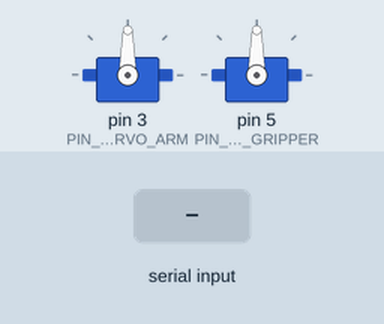
The sketch below on a simulated Arduino Uno, built with avr-gcc and run on an emulated ATmega328P. Parts: 2 × servo. Inputs (shaded band) come from the test bench. What the sketch prints to the serial monitor is not drawn.

Above: at 1.3 s.
1.4 s: "0\n" received over Serial
At 1.9 s:
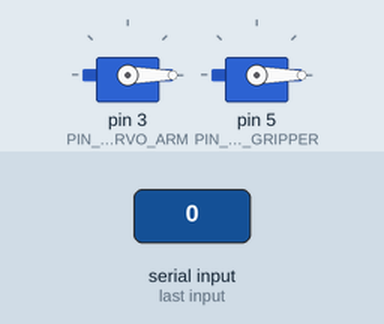
2.9 s: "30,150\n" received over Serial
At 3.2 s:
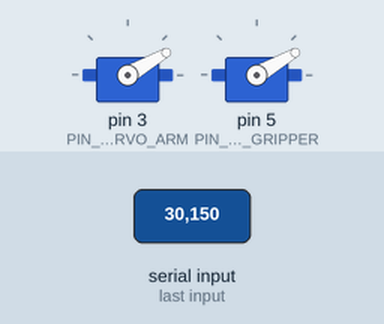
4.4 s: "90,45\n" received over Serial
At 5.5 s:
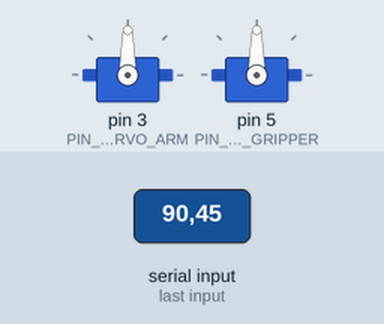
Timing chart, 0 to 7.4 s (numbered marks = the images above; inputs shaded):
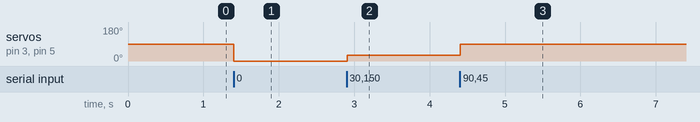

The sketch:

servo_zero_setup.ino
```cpp
/*
 * 서보모터 조립 기준(90도) 세팅 스케치
 * =====================================
 *
 * 로봇팔을 "조립하기 전"에 이 스케치를 업로드하세요.
 * 전원이 들어오면 서보를 모두 조립 기준값(90도)으로 돌려놓습니다.
 *
 * 사용 순서:
 *   1. 서보를 아래 핀에 연결한다. (아직 팔은 조립하지 않는다)
 *      - 관절 3개(어깨+팔꿈치+손목): 신호선을 묶어 D3에 연결
 *      - 집게: D5에 연결
 *   2. 이 스케치를 업로드한다. → 모든 서보가 90도로 이동한다.
 *   3. 서보가 90도인 상태에서 로봇팔을 조립한다.
 *      - 관절 3개: 팔이 밑판 기준 수직 1직선으로 선 자세가 되도록
 *      - 집게 서보: 수직이 되도록
 *   4. 조립 후 servo_angle_test.ino로 방향·각도를 확인하고,
 *      robot_arm_serial_example.ino를 업로드해서 사용한다.
 *
 * 각도 확인 기능:
 *   시리얼 모니터(9600, 줄바꿈 설정)에서 0~180 사이의 숫자를 입력하면
 *   모든 서보가 그 각도로 움직입니다. (90 입력 → 다시 조립 기준으로)
 *
 * ★★★ 전원 경고 ★★★
 *   서보는 외부 5V 전원으로 구동하고,
 *   외부 전원의 GND와 아두이노의 GND를 반드시 공통으로 연결하세요.
 *
 * ★ 주의 ★
 *   이미 조립된 팔에서 이 스케치를 실행하면 팔이 한 번에 90도(선 자세)로
 *   움직입니다. 주변에 손이나 물건이 없는지 확인한 뒤 전원을 연결하세요.
 */

#include <Servo.h>

// ------------------------------------------------ 핀 설정 (본 스케치와 동일)
const uint8_t PIN_SERVO_ARM     = 3;  // 관절 3개(어깨+팔꿈치+손목) 공통 신호
const uint8_t PIN_SERVO_GRIPPER = 5;  // 집게

// 조립 기준 각도. 관절 90도 = 팔이 수직 1직선으로 선 자세.
const uint8_t DEFAULT_ANGLE = 90;

Servo servoArm, servoGripper;

String inputBuffer = "";

void writeAll(uint8_t angle) {
  servoArm.write(angle);
  servoGripper.write(angle);
  Serial.print(F("모든 서보를 "));
  Serial.print(angle);
  Serial.println(F("도로 이동했습니다."));
}

void setup() {
  Serial.begin(9600);

  servoArm.attach(PIN_SERVO_ARM);
  servoGripper.attach(PIN_SERVO_GRIPPER);

  writeAll(DEFAULT_ANGLE);

  Serial.println(F("서보 조립 기준(90도) 세팅 완료. 이 상태에서 로봇팔을 조립하세요."));
  Serial.println(F("각도 확인: 시리얼 모니터에 0~180 숫자를 입력하면 모든 서보가 이동합니다."));
}

void loop() {
  while (Serial.available() > 0) {
    char received = (char)Serial.read();
    if (received == '\n' || received == '\r') {
      inputBuffer.trim();
      if (inputBuffer.length() > 0) {
        long angle = inputBuffer.toInt();
        if (angle >= 0 && angle <= 180 && (angle != 0 || inputBuffer == "0")) {
          writeAll((uint8_t)angle);
        } else {
          Serial.println(F("0~180 사이의 숫자를 입력하세요."));
        }
      }
      inputBuffer = "";
    } else if (inputBuffer.length() < 8) {
      inputBuffer += received;
    }
  }
}
```

Measured:
- after the input at 1.4 s, servo on pin 3 (PIN_SERVO_ARM), servo on pin 5 (PIN_SERVO_GRIPPER): 90° → 0° at once
- after the input at 2.9 s, servo on pin 3 (PIN_SERVO_ARM), servo on pin 5 (PIN_SERVO_GRIPPER): 0° → 30° at once
- after the input at 4.4 s, servo on pin 3 (PIN_SERVO_ARM), servo on pin 5 (PIN_SERVO_GRIPPER): 30° → 90° at once
